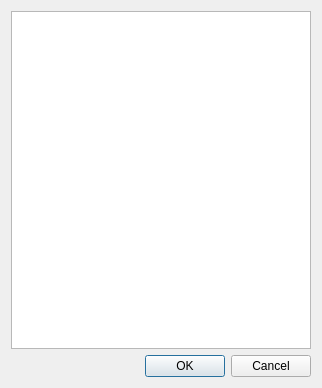
<?xml version="1.0" encoding="UTF-8"?>
<ui version="4.0">
 <class>QueryBuilderSelectDialog</class>
 <widget class="QDialog" name="QueryBuilderSelectDialog">
  <property name="geometry">
   <rect>
    <x>0</x>
    <y>0</y>
    <width>322</width>
    <height>388</height>
   </rect>
  </property>
  <property name="windowTitle">
   <string>Dialog</string>
  </property>
  <layout class="QGridLayout" name="gridLayout">
   <item row="0" column="0">
    <widget class="QTreeView" name="treeView"/>
   </item>
   <item row="1" column="0">
    <widget class="QDialogButtonBox" name="buttonBox">
     <property name="orientation">
      <enum>Qt::Horizontal</enum>
     </property>
     <property name="standardButtons">
      <set>QDialogButtonBox::Cancel|QDialogButtonBox::Ok</set>
     </property>
    </widget>
   </item>
  </layout>
 </widget>
 <resources/>
 <connections>
  <connection>
   <sender>buttonBox</sender>
   <signal>accepted()</signal>
   <receiver>QueryBuilderSelectDialog</receiver>
   <slot>accept()</slot>
   <hints>
    <hint type="sourcelabel">
     <x>248</x>
     <y>254</y>
    </hint>
    <hint type="destinationlabel">
     <x>157</x>
     <y>274</y>
    </hint>
   </hints>
  </connection>
  <connection>
   <sender>buttonBox</sender>
   <signal>rejected()</signal>
   <receiver>QueryBuilderSelectDialog</receiver>
   <slot>reject()</slot>
   <hints>
    <hint type="sourcelabel">
     <x>316</x>
     <y>260</y>
    </hint>
    <hint type="destinationlabel">
     <x>286</x>
     <y>274</y>
    </hint>
   </hints>
  </connection>
 </connections>
</ui>
